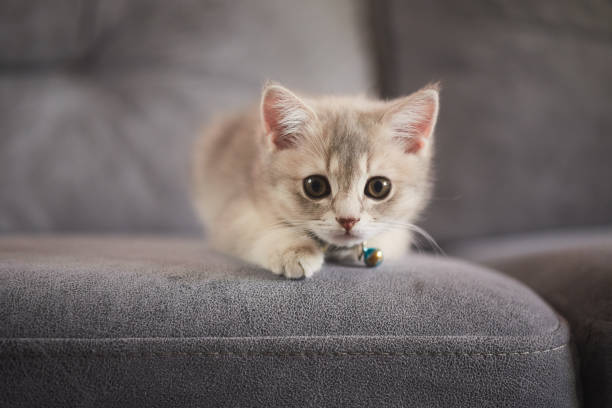
#> input picture cathat.jpg, 612 x 408 px
$ python 'Cat with hat.py'
#> lines starting #> are read from the running program, lines starting #| are printed output that depends on the picture
import cv2
from PIL import Image

cat_face_cascade = cv2.CascadeClassifier('haarcascade_frontalcatface_extended.xml')

image_path = 'cathat.jpg'
image = cv2.imread(image_path)
#> image is the input picture: shape (408, 612, 3); mean B, G, R 102, 103.2, 111.4

gray = cv2.cvtColor(image, cv2.COLOR_BGR2GRAY)
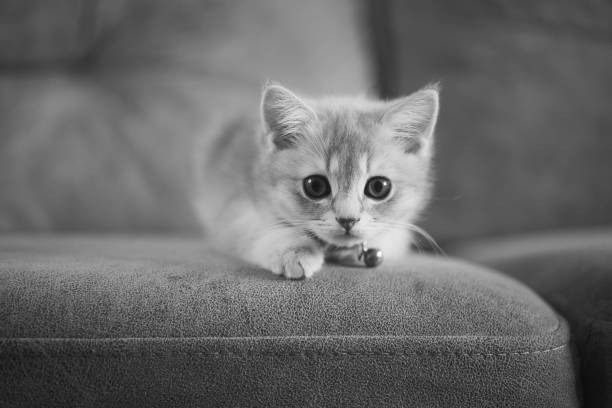
#> gray: shape (408, 612); min 13, max 253, mean 105.5

cat_faces = cat_face_cascade.detectMultiScale(gray, scaleFactor=1.1, minNeighbors=5)
#> cat_faces = [[283, 134, 127, 127]]

cat = Image.open(image_path).convert("RGBA")
hat = Image.open('hat.png').convert("RGBA")
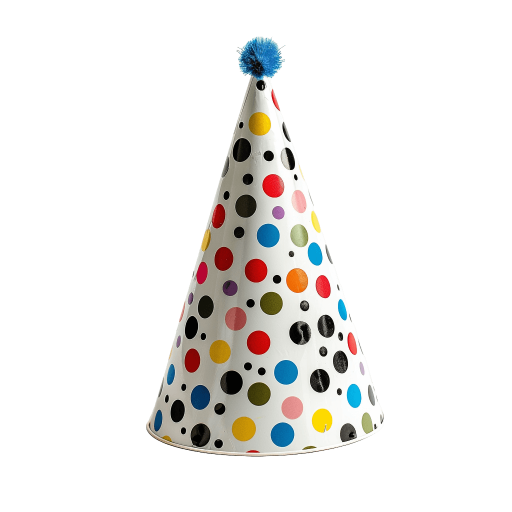
#> input picture hat.png, 1024 x 1024 px (shown at 1/2 size)
#> hat is the input picture: PIL image 1024x1024 RGBA; mean R, G, B, A 33.6, 32.2, 30.4, 50.6

for (x, y, w, h) in cat_faces:
    new_w = int(w * 1.5)
    new_h = int(h * 1.5)
    resized_hat = hat.resize((new_w, new_h))
    x_offset = x - int((new_w - w) / 2)
    y_offset = int(y + h * -1.3)

    cat.paste(resized_hat, (x_offset, y_offset), resized_hat)
#> this loop made 1 pass
#> (x, y, w, h, new_w, new_h, x_offset, y_offset) on pass 1: (283, 134, 127, 127, 190, 190, 252, -31)
#> pass 1, `resized_hat = hat.resize((new_w, new_h))`:
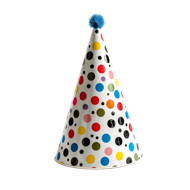
#> resized_hat: PIL image 190x190 RGBA; mean R, G, B, A 34.9, 33.5, 31.6, 50.6; transparent parts drawn white
#> after the loop:
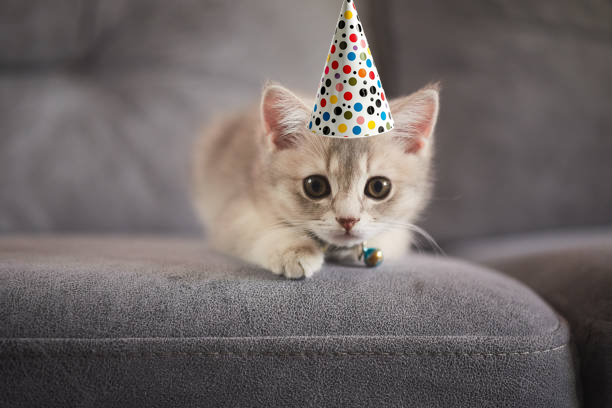
#> cat: PIL image 612x408 RGBA; mean R, G, B, A 111.5, 103.4, 102.2, 254.9; transparent parts drawn white

cat.save("cat_with_hat.png")

cat_with_hat = cv2.imread("cat_with_hat.png")
cv2.imshow("Cat with hat", cat_with_hat)
cv2.waitKey(0)
cv2.destroyAllWindows()
